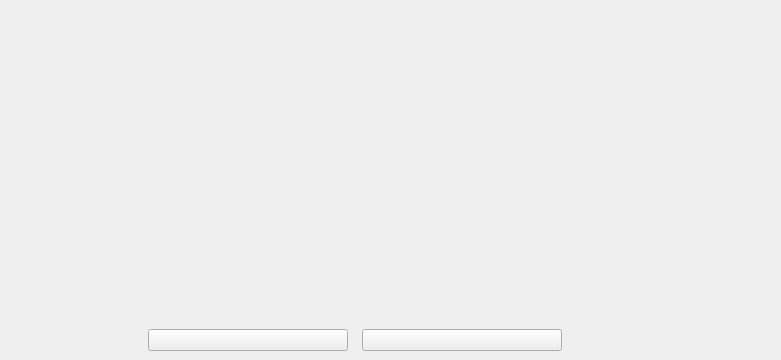
           <widget class="QWidget" name="opciones_gain_wg">
            <widget class="QWidget" name="verticalLayoutWidget_3">
             <property name="geometry">
              <rect>
               <x>0</x>
               <y>90</y>
               <width>772</width>
               <height>261</height>
              </rect>
             </property>
             <layout class="QVBoxLayout" name="verticalLayout_16">
              <item>
               <widget class="QLabel" name="respuesta_label_gain">
                <property name="sizePolicy">
                 <sizepolicy hsizetype="Fixed" vsizetype="Preferred">
                  <horstretch>0</horstretch>
                  <verstretch>0</verstretch>
                 </sizepolicy>
                </property>
                <property name="minimumSize">
                 <size>
                  <width>710</width>
                  <height>0</height>
                 </size>
                </property>
                <property name="font">
                 <font>
                  <pointsize>48</pointsize>
                 </font>
                </property>
                <property name="text">
                 <string/>
                </property>
                <property name="alignment">
                 <set>Qt::AlignCenter</set>
                </property>
               </widget>
              </item>
              <item>
               <widget class="QLabel" name="respuesta_correcta_gain_1">
                <property name="sizePolicy">
                 <sizepolicy hsizetype="Fixed" vsizetype="Preferred">
                  <horstretch>0</horstretch>
                  <verstretch>0</verstretch>
                 </sizepolicy>
                </property>
                <property name="minimumSize">
                 <size>
                  <width>710</width>
                  <height>30</height>
                 </size>
                </property>
                <property name="maximumSize">
                 <size>
                  <width>16777215</width>
                  <height>30</height>
                 </size>
                </property>
                <property name="font">
                 <font>
                  <pointsize>15</pointsize>
                 </font>
                </property>
                <property name="text">
                 <string/>
                </property>
                <property name="alignment">
                 <set>Qt::AlignCenter</set>
                </property>
               </widget>
              </item>
              <item>
               <layout class="QHBoxLayout" name="horizontalLayout_13">
                <item>
                 <spacer name="horizontalSpacer_23">
                  <property name="orientation">
                   <enum>Qt::Horizontal</enum>
                  </property>
                  <property name="sizeType">
                   <enum>QSizePolicy::Fixed</enum>
                  </property>
                  <property name="sizeHint" stdset="0">
                   <size>
                    <width>140</width>
                    <height>20</height>
                   </size>
                  </property>
                 </spacer>
                </item>
                <item>
                 <widget class="QPushButton" name="opcion1_bt_gain">
                  <property name="sizePolicy">
                   <sizepolicy hsizetype="Fixed" vsizetype="Fixed">
                    <horstretch>0</horstretch>
                    <verstretch>0</verstretch>
                   </sizepolicy>
                  </property>
                  <property name="minimumSize">
                   <size>
                    <width>200</width>
                    <height>0</height>
                   </size>
                  </property>
                  <property name="text">
                   <string/>
                  </property>
                 </widget>
                </item>
                <item>
                 <widget class="QPushButton" name="opcion2_bt_gain">
                  <property name="sizePolicy">
                   <sizepolicy hsizetype="Fixed" vsizetype="Fixed">
                    <horstretch>0</horstretch>
                    <verstretch>0</verstretch>
                   </sizepolicy>
                  </property>
                  <property name="minimumSize">
                   <size>
                    <width>200</width>
                    <height>0</height>
                   </size>
                  </property>
                  <property name="text">
                   <string/>
                  </property>
                 </widget>
                </item>
                <item>
                 <spacer name="horizontalSpacer_44">
                  <property name="orientation">
                   <enum>Qt::Horizontal</enum>
                  </property>
                  <property name="sizeType">
                   <enum>QSizePolicy::Fixed</enum>
                  </property>
                  <property name="sizeHint" stdset="0">
                   <size>
                    <width>200</width>
                    <height>20</height>
                   </size>
                  </property>
                 </spacer>
                </item>
               </layout>
              </item>
             </layout>
            </widget>
           </widget>
